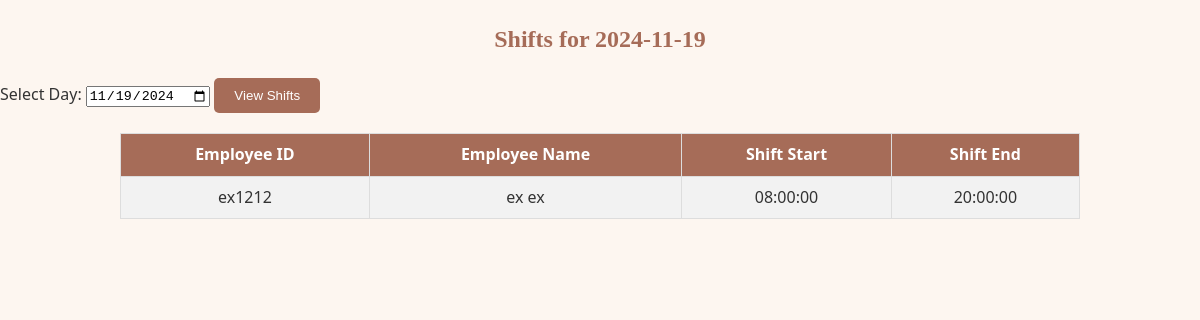
The app's page /public/employee-shifts/employee-shifts-front.php?day=2024-11-19 with its own data.
### tables this page shows
CREATE TABLE `shifts` (
  `shift_id` int(11) NOT NULL,
  `employee_id` varchar(20) NOT NULL,
  `shift_date` date NOT NULL,
  `shift_start` time NOT NULL,
  `shift_end` time NOT NULL,
  `created_at` timestamp NOT NULL DEFAULT current_timestamp()
);

CREATE TABLE `employees` (
  `id` int(11) NOT NULL,
  `username` varchar(50) NOT NULL,
  `email` varchar(100) NOT NULL,
  `password` varchar(255) NOT NULL,
  `first_name` varchar(50) NOT NULL,
  `last_name` varchar(50) NOT NULL,
  `job_role` enum('staff','chef','manager') NOT NULL,
  `employee_id` varchar(20) NOT NULL,
  `contact_number` varchar(15) NOT NULL,
  `created_at` timestamp NOT NULL DEFAULT current_timestamp()
);

### public/employee-shifts/employee-shifts-front.php (the view, shortened to what this page needs)
<?php
require "../../config/db-connection.php";
$selected_day = $_SESSION["selected_day"] ?? '';
if (isset($_GET["day"])) {
    $selected_day = $_SESSION["selected_day"];
}
$stmt = $conn->prepare("
    SELECT
        shifts.employee_id,
        employees.first_name,
        employees.last_name,
        shifts.shift_start,
        shifts.shift_end
    FROM shifts
    INNER JOIN employees ON shifts.employee_id = employees.employee_id
    WHERE shifts.shift_date = ?
    ORDER BY shifts.shift_start ASC
");
$stmt->bind_param("s", $selected_day);
$stmt->execute();
$shifts = $stmt->get_result();
?>
<!DOCTYPE html>
<html lang="en">
<head>
    <link rel="stylesheet" href="/assets/css/manage-shifts.css">
</head>
<body>
    <div>
        <h2>Shifts for <?php echo htmlspecialchars($selected_day ?: 'Selected Day'); ?></h2>
        <form action="employee-shifts-back.php" method="post">
            <label for="day">Select Day:</label>
            <input type="date" id="day" name="day" value="<?php echo htmlspecialchars($selected_day); ?>" required>
            <button type="submit" name="view_shifts">View Shifts</button>
        </form>
        <?php if ($shifts->num_rows > 0): ?>
            <table>
                <tr>
                    <th>Employee ID</th>
                    <th>Employee Name</th>
                    <th>Shift Start</th>
                    <th>Shift End</th>
                </tr>
                <?php while ($row = $shifts->fetch_assoc()): ?>
                    <tr>
                        <td><?php echo htmlspecialchars($row['employee_id']); ?></td>
                        <td><?php echo htmlspecialchars($row['first_name'] . ' ' . $row['last_name']); ?></td>
                        <td><?php echo htmlspecialchars($row['shift_start']); ?></td>
                        <td><?php echo htmlspecialchars($row['shift_end']); ?></td>
                    </tr>
                <?php endwhile; ?>
            </table>
        <?php else: ?>
            <p>No shifts found for the selected day</p>
        <?php endif; ?>
    </div>
</body>
</html>

### assets/css/manage-shifts.css (style rules this page uses)
body { font-family: "Segoe UI", Tahoma, Geneva, Verdana, sans-serif; background-color: #fdf6f0; color: #333; line-height: 1.6; margin: 0; padding: 0; }
h2 { color: #a66c58; font-family: "Dancing Script", cursive; text-align: center; margin-top: 20px; }
table { width: 80%; margin: 20px auto; border-collapse: collapse; }
th, td { border: 1px solid #ddd; padding: 8px; text-align: center; }
th { background-color: #a66c58; color: white; }
tr:nth-child(even) { background-color: #f2f2f2; }
button { padding: 10px 20px; background-color: #a66c58; color: white; border: none; border-radius: 5px; cursor: pointer; transition: background-color 0.3s; }
form { display: inline; }

### records on screen
shifts: employee "ex1212", employees.first_name+last_name "ex ex", shift_start "08:00:00", shift_end "20:00:00"

### other values on screen
$selected_day ?: 'Selected Day' "2024-11-19"
